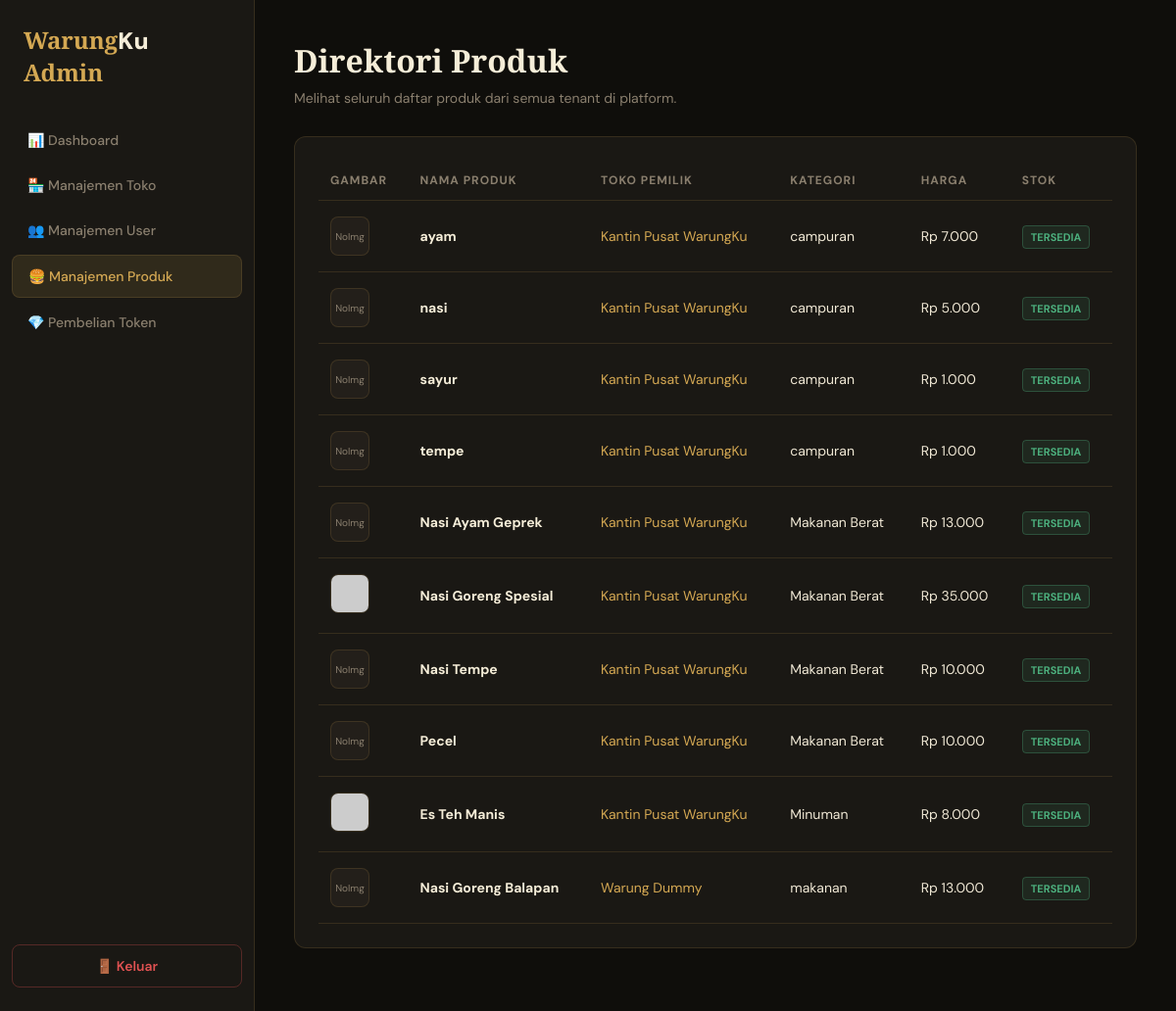
/admin/products.php (signed in), run on the app's committed database.
### tables this page shows
CREATE TABLE IF NOT EXISTS `menu` (
  `id` int unsigned NOT NULL AUTO_INCREMENT,
  `shop_id` int unsigned NOT NULL,
  `kategori_id` int unsigned NOT NULL,
  `nama` varchar(150) NOT NULL,
  `deskripsi` text,
  `harga` int unsigned NOT NULL,
  `gambar_url` varchar(500) DEFAULT NULL,
  `stok` tinyint(1) NOT NULL DEFAULT '1',
  `created_at` timestamp NOT NULL DEFAULT CURRENT_TIMESTAMP,
  `updated_at` timestamp NOT NULL DEFAULT CURRENT_TIMESTAMP ON UPDATE CURRENT_TIMESTAMP,
  PRIMARY KEY (`id`),
  KEY `idx_menu_shop` (`shop_id`),
  KEY `idx_menu_kategori` (`kategori_id`),
  CONSTRAINT `fk_menu_kategori` FOREIGN KEY (`kategori_id`) REFERENCES `kategori` (`id`) ON DELETE RESTRICT,
  CONSTRAINT `fk_menu_shop` FOREIGN KEY (`shop_id`) REFERENCES `shops` (`id`) ON DELETE CASCADE
);

CREATE TABLE IF NOT EXISTS `shops` (
  `id` int unsigned NOT NULL AUTO_INCREMENT,
  `name` varchar(150) NOT NULL,
  `owner_name` varchar(100) DEFAULT NULL,
  `phone` varchar(20) DEFAULT NULL,
  `address` text,
  `subscription_ends_at` date DEFAULT NULL COMMENT 'Batas akhir masa aktif (denormalized for speed)',
  `status` enum('active','inactive') NOT NULL DEFAULT 'active',
  `created_at` timestamp NOT NULL DEFAULT CURRENT_TIMESTAMP,
  PRIMARY KEY (`id`)
);

CREATE TABLE IF NOT EXISTS `kategori` (
  `id` int unsigned NOT NULL AUTO_INCREMENT,
  `shop_id` int unsigned NOT NULL,
  `nama` varchar(100) NOT NULL,
  `urutan` tinyint NOT NULL DEFAULT '0',
  `created_at` timestamp NOT NULL DEFAULT CURRENT_TIMESTAMP,
  PRIMARY KEY (`id`),
  KEY `idx_kategori_shop` (`shop_id`),
  CONSTRAINT `fk_kategori_shop` FOREIGN KEY (`shop_id`) REFERENCES `shops` (`id`) ON DELETE CASCADE
);

### config.php (called while the page is built, shortened)
<?php
function rupiah(int $amount): string
{
    return 'Rp ' . number_format($amount, 0, ',', '.');
}

### admin/products.php (the view, shortened to what this page needs)
<?php
require_once __DIR__ . '/../config.php';
$pdo = getDB();
$menus = $pdo->query("
    SELECT m.*, k.nama as kategori_nama, s.name as shop_name
    FROM menu m
    LEFT JOIN kategori k ON m.kategori_id = k.id
    LEFT JOIN shops s ON m.shop_id = s.id
    ORDER BY s.id, k.urutan, m.nama
")->fetchAll();
?>
<!DOCTYPE html>
<html lang="id">
<head>
</head>
<body>
  <div class="layout">
    <aside class="sidebar" id="sidebar">
      <div class="brand">Warung<span>Ku</span> Admin</div>
      <nav class="nav">
        <a href="index.php">📊 Dashboard</a>
        <a href="shops.php">🏪 Manajemen Toko</a>
        <a href="users.php">👥 Manajemen User</a>
        <a href="products.php" class="active">🍔 Manajemen Produk</a>
        <a href="subscriptions.php">💎 Pembelian Token</a>
      </nav>
      <a href="logout.php" class="logout">🚪 Keluar</a>
    </aside>
    <main class="main">
      <header class="header">
        <h1 class="title">Direktori Produk</h1>
        <p style="color:var(--text-dim);font-size:14px;">Melihat seluruh daftar produk dari semua tenant di platform.</p>
      </header>
      <div class="card">
        <div class="table-responsive">
          <table class="table">
            <thead>
              <tr>
                <th>Gambar</th>
                <th>Nama Produk</th>
                <th>Toko Pemilik</th>
                <th>Kategori</th>
                <th>Harga</th>
                <th>Stok</th>
              </tr>
            </thead>
            <tbody>
              <?php foreach ($menus as $m): ?>
              <tr>
                <td>
                  <?php if($m['gambar_url']): ?>
                    <img src="../<?= htmlspecialchars($m['gambar_url']) ?>" class="img-thumb" onerror="this.src='https://via.placeholder.com/40/231f1a/d4a853?text=?'">
                  <?php else: ?>
                    <div class="img-thumb" style="background:var(--surface2);display:flex;align-items:center;justify-content:center;color:var(--text-dim);font-size:10px;">NoImg</div>
                  <?php endif; ?>
                </td>
                <td style="font-weight:bold; color:var(--cream);"><?= htmlspecialchars($m['nama']) ?></td>
                <td style="color:var(--gold);"><?= htmlspecialchars($m['shop_name'] ?? 'Toko Default') ?></td>
                <td><?= htmlspecialchars($m['kategori_nama']) ?></td>
                <td><?= rupiah($m['harga']) ?></td>
                <td>
                  <?php if($m['stok'] == 1): ?>
                    <span class="badge green">Tersedia</span>
                  <?php else: ?>
                    <span class="badge red">Habis</span>
                  <?php endif; ?>
                </td>
              </tr>
              <?php endforeach; ?>
            </tbody>
          </table>
        </div>
      </div>
    </main>
  </div>
</body>
</html>
</body>
</html>

### admin/products.php (style rules this page uses)
:root { --bg: #0f0e0b; --surface: #1a1814; --surface2: #231f1a; --gold: #d4a853; --gold-dim: rgba(212, 168, 83, 0.12); --cream: #f5edd8; --text: #f0e8d5; --text-dim: #8a7f6e; --border: rgba(212, 168, 83, 0.15); --red: #e05252; --green: #4caf7d; --radius: 12px; }
* { margin: 0; padding: 0; box-sizing: border-box; font-family: 'DM Sans', sans-serif; }
body { background: var(--bg); color: var(--text); min-height: 100vh; overflow-x: hidden; }
.layout { display: flex; min-height: 100vh; }
.sidebar { width: 260px; background: var(--surface); border-right: 1px solid var(--border); padding: 24px 0; display: flex; flex-direction: column; position: fixed; top: 0; bottom: 0; left: 0; z-index: 1000; transition: transform 0.3s cubic-bezier(0.4, 0, 0.2, 1); }
.brand { font-family: 'Playfair Display', serif; font-size: 24px; font-weight: 900; color: var(--gold); padding: 0 24px 32px; }
.brand span { color: var(--cream); }
.nav { flex: 1; display: flex; flex-direction: column; gap: 4px; padding: 0 12px; }
.nav a { padding: 12px 16px; color: var(--text-dim); text-decoration: none; font-size: 14px; font-weight: 500; border-radius: 8px; transition: all 0.2s; display: flex; align-items: center; gap: 12px; }
.nav a.active { background: var(--gold-dim); color: var(--gold); border: 1px solid var(--border); }
.logout { margin: 24px 12px 0; padding: 12px 16px; color: var(--red); text-decoration: none; font-size: 14px; font-weight: 600; text-align: center; border: 1px solid rgba(224,82,82,0.3); border-radius: 8px; }
.main { flex: 1; padding: 40px; margin-left: 260px; min-width: 0; }
.header { margin-bottom: 30px; }
.title { font-family: 'Playfair Display', serif; font-size: 32px; color: var(--cream); margin-bottom: 8px; }
.card { background: var(--surface); border: 1px solid var(--border); padding: 24px; border-radius: 12px; margin-bottom: 24px; }
.table-responsive { width: 100%; overflow-x: auto; -webkit-overflow-scrolling: touch; }
.table { width: 100%; border-collapse: collapse; min-width: 700px; }
.table th { text-align: left; padding: 12px; border-bottom: 1px solid var(--border); color: var(--text-dim); font-size: 12px; text-transform: uppercase; letter-spacing: 1px; }
.table td { padding: 16px 12px; border-bottom: 1px solid var(--border); font-size: 14px; }
.badge { padding: 4px 8px; border-radius: 4px; font-size: 11px; font-weight: bold; text-transform: uppercase; }
.badge.green { background: rgba(76,175,125,0.1); color: var(--green); border: 1px solid rgba(76,175,125,0.3); }
.img-thumb { width: 40px; height: 40px; border-radius: 8px; object-fit: cover; border: 1px solid var(--border); }

### data on the page
menu: gambar_url "NoImg", nama "ayam", shop.name "Kantin Pusat WarungKu", kategori.nama "campuran", harga "Rp 7.000", stok "TERSEDIA"
menu: gambar_url "NoImg", nama "nasi", shop.name "Kantin Pusat WarungKu", kategori.nama "campuran", harga "Rp 5.000", stok "TERSEDIA"
menu: gambar_url "NoImg", nama "sayur", shop.name "Kantin Pusat WarungKu", kategori.nama "campuran", harga "Rp 1.000", stok "TERSEDIA"
menu: gambar_url "NoImg", nama "tempe", shop.name "Kantin Pusat WarungKu", kategori.nama "campuran", harga "Rp 1.000", stok "TERSEDIA"
menu: gambar_url "NoImg", nama "Nasi Ayam Geprek", shop.name "Kantin Pusat WarungKu", kategori.nama "Makanan Berat", harga "Rp 13.000", stok "TERSEDIA"
menu: nama "Nasi Goreng Spesial", shop.name "Kantin Pusat WarungKu", kategori.nama "Makanan Berat", harga "Rp 35.000", stok "TERSEDIA"
menu: gambar_url "NoImg", nama "Nasi Tempe", shop.name "Kantin Pusat WarungKu", kategori.nama "Makanan Berat", harga "Rp 10.000", stok "TERSEDIA"
menu: gambar_url "NoImg", nama "Pecel", shop.name "Kantin Pusat WarungKu", kategori.nama "Makanan Berat", harga "Rp 10.000", stok "TERSEDIA"
menu: nama "Es Teh Manis", shop.name "Kantin Pusat WarungKu", kategori.nama "Minuman", harga "Rp 8.000", stok "TERSEDIA"
menu: gambar_url "NoImg", nama "Nasi Goreng Balapan", shop.name "Warung Dummy", kategori.nama "makanan", harga "Rp 13.000", stok "TERSEDIA"
